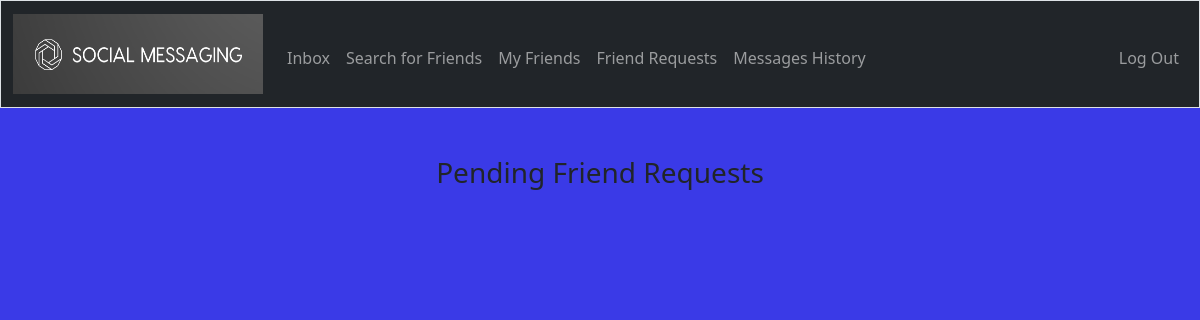
/requests (signed in), run on an earlier commit of the app's database.
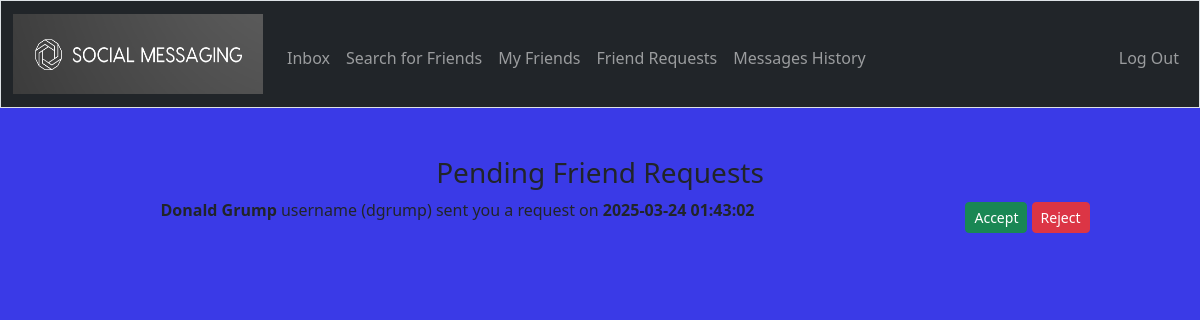
And on a later commit of the database.
### tables this page shows
CREATE TABLE "friends" (
    id INTEGER PRIMARY KEY,
    requester_id INTEGER,     -- The user who sent the friend request
    addressee_id INTEGER,     -- The user who received the friend request
    status TEXT CHECK(status IN ('pending', 'accepted', 'rejected')),
    request_date DATETIME DEFAULT CURRENT_TIMESTAMP,
    FOREIGN KEY (requester_id) REFERENCES users(id),
    FOREIGN KEY (addressee_id) REFERENCES users(id),
    UNIQUE(requester_id, addressee_id)
);

CREATE TABLE users (
    id INTEGER PRIMARY KEY,
    username TEXT UNIQUE,
    hash TEXT,
    full_name TEXT,
    country TEXT
);

### app.py (the view)
@app.route("/requests")
@login_required
def check_requests():
    addressee_id = session["user_id"]  # The logged-in user receiving requests
    requests = db.execute(
        "SELECT u.username, u.full_name, f.requester_id, f.request_date "
        "FROM friends f JOIN users u ON u.id = f.requester_id "
        "WHERE f.addressee_id = ? AND f.status = 'pending'",
        addressee_id
    )
    return render_template("requests.html", requests=requests)

### app.py (called while the page is built)
@app.after_request
def after_request(response):
    response.headers["Cache-Control"] = "no-cache, no-store, must-revalidate"
    response.headers["Expires"] = 0
    response.headers["Pragma"] = "no-cache"
    return response

### helpers.py (called while the page is built)
def login_required(f):
    @wraps(f)
    def decorated_function(*args, **kwargs):
        if session.get("user_id") is None:
            return redirect("/login")
        return f(*args, **kwargs)
    return decorated_function

### templates/requests.html (shortened to what this page needs)
{% extends "layout.html" %}
{% block main %}
    <h3>Pending Friend Requests</h3>
    {% for request in requests %}
        <div class="row mb-2 align-items-center">
            <div class="col-sm-9">
                <p> <b>{{ request.full_name }}</b>  username ({{ request.username }}) sent you a request on <b>{{ request.request_date }}</b></p>
            </div>
            <div class="col-sm-3">
                <form action="/accept" method="post" class="d-inline">
                    <button class="btn btn-success btn-sm" type="submit">Accept</button>
                </form>
                <form action="/reject" method="post" class="d-inline">
                    <button class="btn btn-danger btn-sm" type="submit">Reject</button>
                </form>
            </div>
        </div>
    {% endfor %}
{% endblock %}

What changed in the data, as far as the page shows it:
added friends: full_name "Donald Grump", username "dgrump", request_date "2025-03-24 01:43:02"
